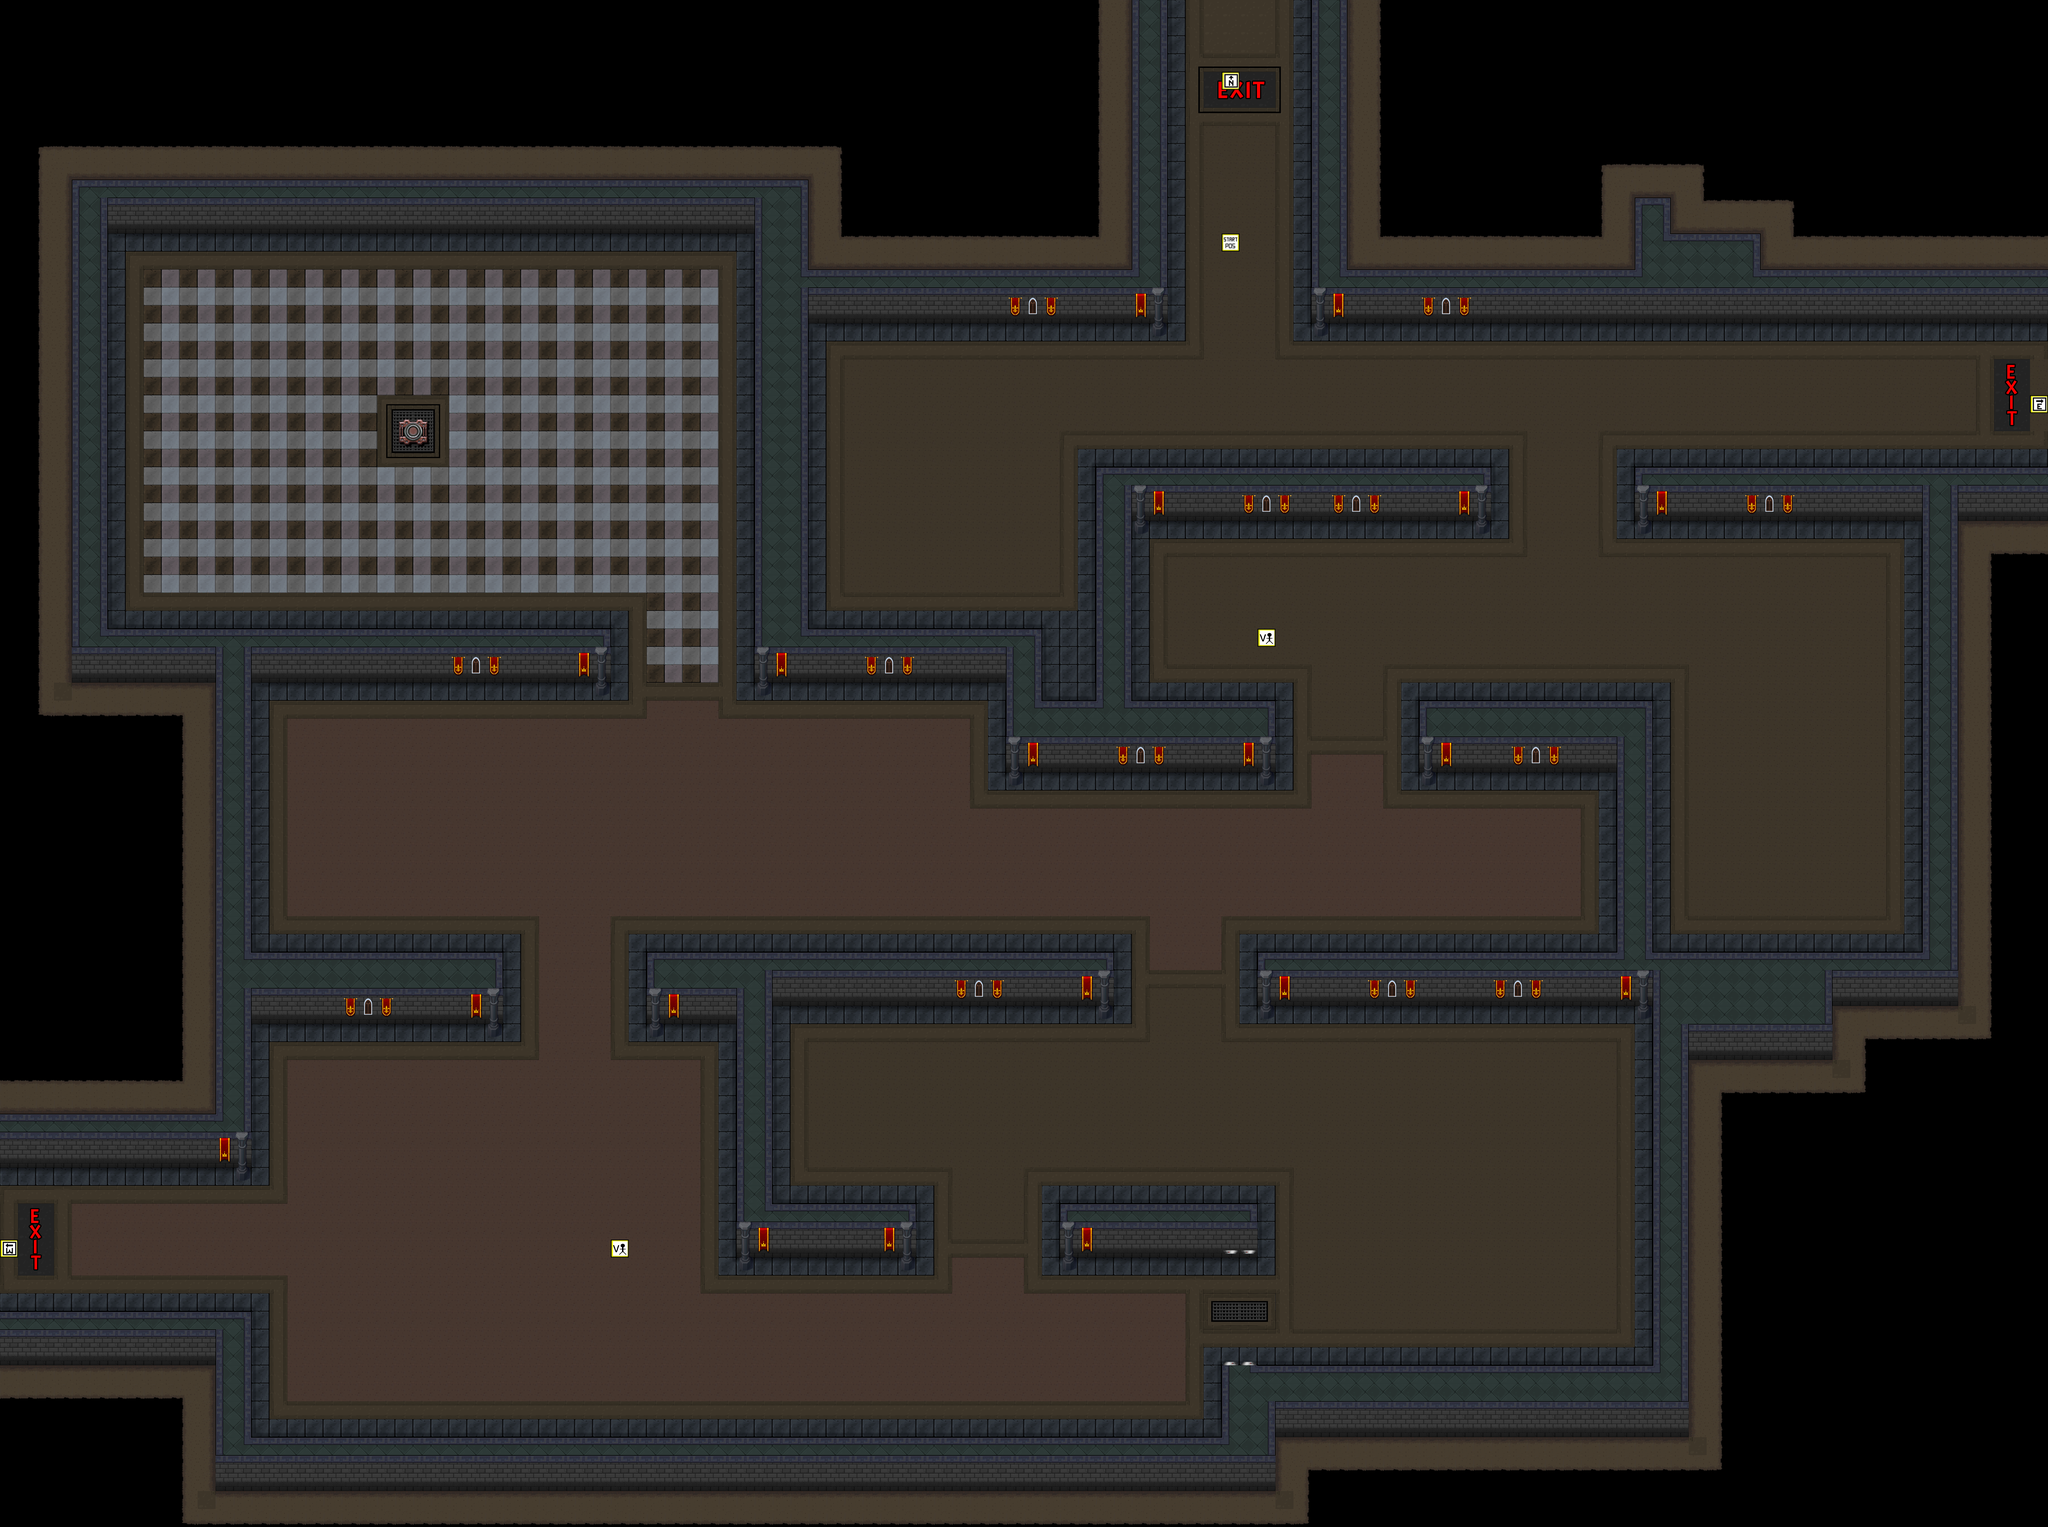

A level layout from a 2D game, rendered from its tile map. Below: a short description, then the map file with tile-grid data replaced by summaries:
An orthogonal 114x85 tile map with 64x64 px tiles, 3 tile layers (game tiles, extra game tiles, marker tiles), 2 tilesets and 29 objects (27x Collision, 2x Laser).

<map version="1.2" tiledversion="1.3.4" orientation="orthogonal" renderorder="left-up" compressionlevel="0" width="114" height="85" tilewidth="64" tileheight="64" infinite="0" nextlayerid="75" nextobjectid="971">
 <tileset firstgid="1" name="marker_tiles" tilewidth="64" tileheight="64" tilecount="100" columns="10">
  <image source="marker_tiles.png" width="640" height="640" />
 </tileset>
 <tileset firstgid="101" name="tileset2" tilewidth="64" tileheight="64" tilecount="616" columns="22">
  <image source="tileset2.png" width="1408" height="1792" />
 </tileset>
 <layer id="70" name="game tiles" width="114" height="85">
  <data>[9690 cells, 7739 non-empty, 103 distinct tile ids]</data>
 </layer>
 <layer id="73" name="extra game tiles" width="114" height="85">
  <data>[9690 cells, 181 non-empty, 15 distinct tile ids]</data>
 </layer>
 <layer id="69" name="marker tiles" width="114" height="85">
  <data>[9690 cells, 6 non-empty, 5 distinct tile ids]</data>
 </layer>
 <objectgroup color="#ffaa00" id="14" name="collision">
  <object id="647" name="Wall" type="Collision" x="896" y="5120" width="3456" height="320" />
  <object id="650" name="Wall" type="Collision" x="0" y="2240" width="896" height="1920" />
  <object id="653" name="Wall" type="Collision" x="896" y="3392" width="896" height="256" />
  <object id="654" name="Wall" type="Collision" x="896" y="2240" width="1280" height="192" />
  <object id="655" name="Wall" type="Collision" x="0" y="832" width="384" height="1408" />
  <object id="656" name="Wall" type="Collision" x="0" y="0" width="2880" height="832" />
  <object id="657" name="Wall" type="Collision" x="2688" y="832" width="192" height="1600" />
  <object id="658" name="Wall" type="Collision" x="4672" y="0" width="2624" height="1152" />
  <object id="660" name="Wall" type="Collision" x="5824" y="1664" width="1472" height="192" />
  <object id="661" name="Wall" type="Collision" x="6848" y="1856" width="448" height="1536" />
  <object id="687" name="Wall" type="Collision" x="4352" y="4864" width="1536" height="576" />
  <object id="711" name="Wall" type="Collision" x="3904" y="1856" width="128" height="640" />
  <object id="712" name="Wall" type="Collision" x="5056" y="2496" width="832" height="256" />
  <object id="922" name="Wall" type="Collision" x="3904" y="1664" width="1408" height="192" />
  <object id="930" name="Wall" type="Collision" x="2624" y="3584" width="128" height="704" />
  <object id="931" name="Wall" type="Collision" x="2880" y="0" width="1280" height="1152" />
  <object id="932" name="Wall" type="Collision" x="0" y="4672" width="896" height="768" />
  <object id="936" name="Wall" type="Collision" x="4480" y="3392" width="1408" height="192" />
  <object id="945" name="Wall" type="Collision" x="5888" y="3392" width="1408" height="2048" />
  <object id="951" name="Wall" type="Collision" x="2624" y="4288" width="640" height="192" />
  <object id="952" name="Wall" type="Collision" x="3776" y="4288" width="704" height="192" />
  <object id="953" name="Wall" type="Collision" x="5760" y="2752" width="128" height="640" />
  <object id="960" name="Wall" type="Collision" x="2304" y="3392" width="320" height="256" />
  <object id="961" name="Wall" type="Collision" x="3712" y="2496" width="832" height="256" />
  <object id="962" name="Wall" type="Collision" x="2624" y="3392" width="1344" height="192" />
  <object id="965" name="Wall" type="Collision" x="2880" y="2240" width="704" height="192" />
  <object id="966" name="Wall" type="Collision" x="3584" y="2240" width="128" height="512" />
  <object id="967" name="Laser" gid="6" x="4352" y="4864" width="64" height="64">
   <properties>
    <property name="direction" value="vertical" />
    <property name="height" type="int" value="6" />
    <property name="width" type="int" value="1" />
   </properties>
  </object>
  <object id="968" name="Laser" gid="6" x="4416" y="4864" width="64" height="64">
   <properties>
    <property name="direction" value="vertical" />
    <property name="height" type="int" value="6" />
    <property name="width" type="int" value="1" />
   </properties>
  </object>
 </objectgroup>
</map>
